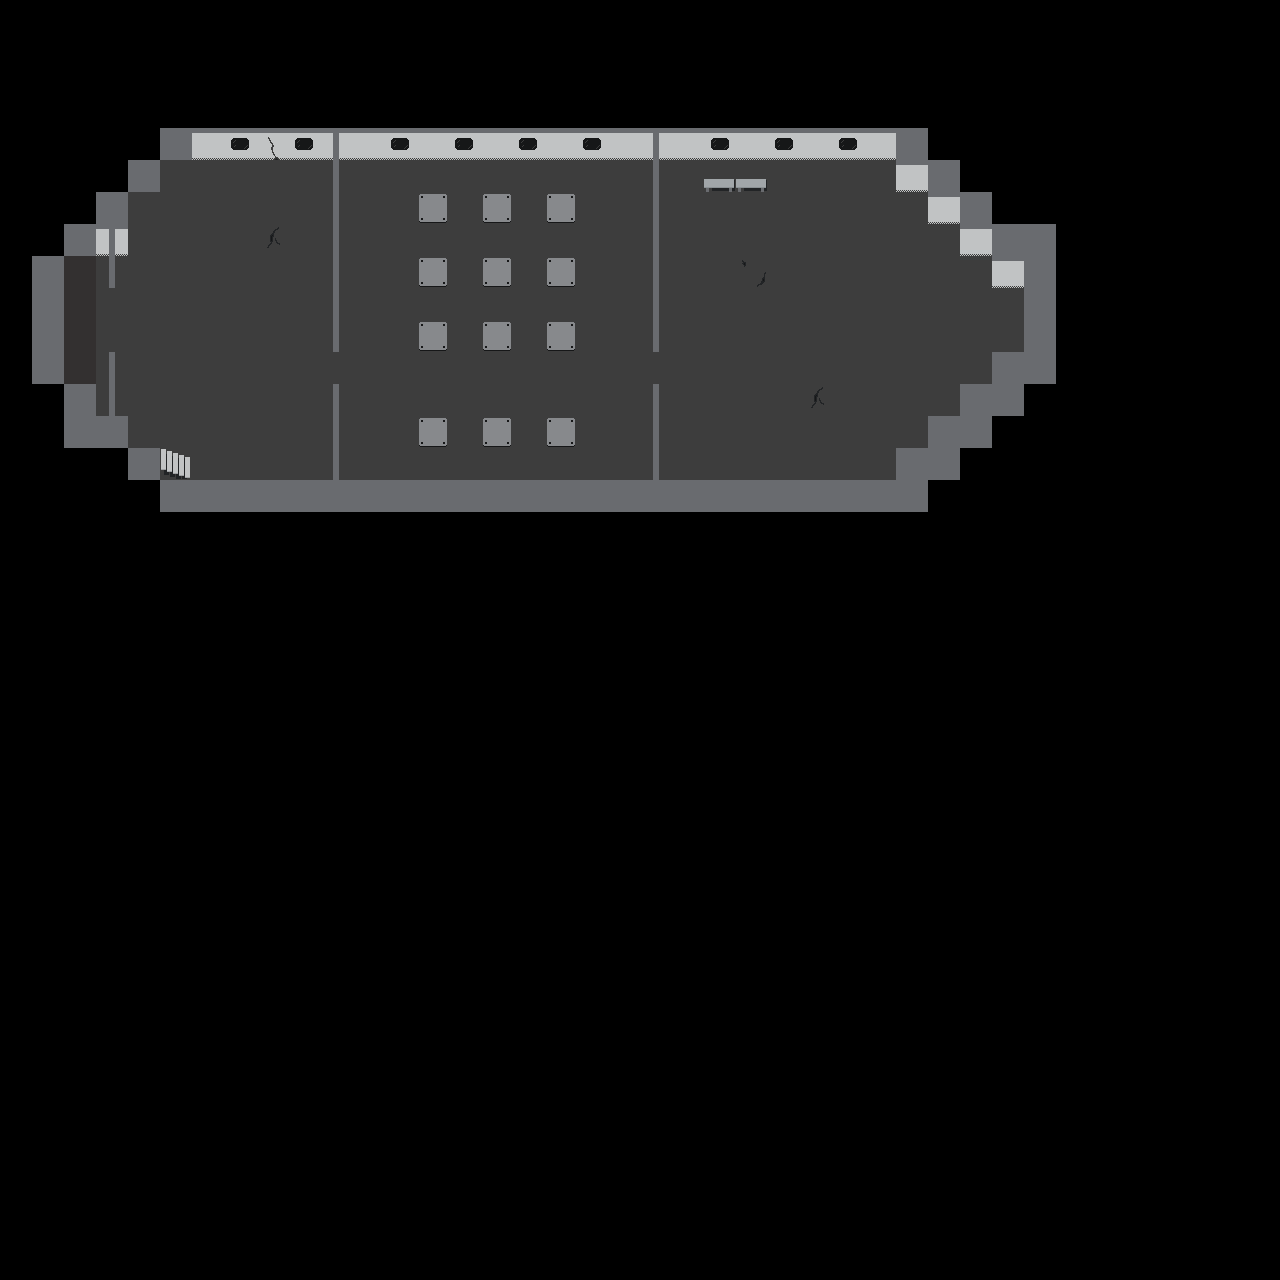

This game map was drawn from its Tiled (.tmx) file and the tilesets committed beside it. A one-line description and the trimmed map source follow:
An orthogonal 40x40 tile map with 32x32 px tiles, 2 tile layers (BOT_1, BOT_2), 4 hidden layers not drawn, 2 tilesets and 31 objects (console_bot, exit_bot, stairs_bot, exit_bot_2, console_mid, ...).

<map version="1.0" orientation="orthogonal" renderorder="right-down" width="40" height="40" tilewidth="32" tileheight="32" nextobjectid="23">
 <tileset firstgid="1" name="tileset" tilewidth="32" tileheight="32" tilecount="240" columns="20">
  <image source="Tilesets/tileset.png" width="640" height="400" />
  <tile id="0">
   <objectgroup draworder="index">
    <object id="1" x="0" y="0" width="32" height="32" />
   </objectgroup>
  </tile>
  <tile id="1">
   <objectgroup draworder="index">
    <object id="4" x="0" y="0" width="32" height="32" />
   </objectgroup>
  </tile>
  <tile id="20">
   <objectgroup draworder="index">
    <object id="1" x="13" y="0" width="7" height="32" />
   </objectgroup>
  </tile>
  <tile id="22">
   <objectgroup draworder="index">
    <object id="1" x="0" y="0" width="32" height="32" />
   </objectgroup>
  </tile>
  <tile id="25">
   <objectgroup draworder="index">
    <object id="1" x="0" y="0" width="32" height="32" />
   </objectgroup>
  </tile>
  <tile id="40">
   <objectgroup draworder="index">
    <object id="1" x="0" y="0" width="32" height="32" />
   </objectgroup>
  </tile>
  <tile id="42">
   <objectgroup draworder="index">
    <object id="1" x="0" y="0" width="32" height="32" />
   </objectgroup>
  </tile>
  <tile id="45">
   <objectgroup draworder="index">
    <object id="1" x="0" y="0" width="32" height="32" />
   </objectgroup>
  </tile>
  <tile id="80">
   <objectgroup draworder="index">
    <object id="1" x="0.363636" y="19.2727" width="29.6364" height="8.54545" />
   </objectgroup>
  </tile>
  <tile id="81">
   <objectgroup draworder="index">
    <object id="1" x="0.909091" y="18.9091" width="30" height="9.45455" />
   </objectgroup>
  </tile>
 </tileset>
 <tileset firstgid="241" name="animations" tilewidth="32" tileheight="32" tilecount="80" columns="10">
  <image source="Tilesets/animations.png" width="320" height="256" />
  <tile id="0">
   <objectgroup draworder="index">
    <object id="1" x="8.36364" y="0" width="18.7273" height="32" />
   </objectgroup>
  </tile>
  <tile id="1">
   <objectgroup draworder="index">
    <object id="1" x="9.63636" y="3.27273" width="14.9091" height="28.9091" />
   </objectgroup>
  </tile>
  <tile id="2">
   <objectgroup draworder="index">
    <object id="1" x="9.81818" y="3.27273" width="14.7273" height="28.7273" />
   </objectgroup>
  </tile>
  <tile id="3">
   <objectgroup draworder="index">
    <object id="1" x="8.18182" y="2.36364" width="15.8182" height="29.4545" />
   </objectgroup>
  </tile>
  <tile id="4">
   <objectgroup draworder="index">
    <object id="1" x="8.36364" y="4" width="15.0909" height="28.5455" />
   </objectgroup>
  </tile>
  <tile id="5">
   <objectgroup draworder="index">
    <object id="1" x="9.81818" y="4.36364" width="14.3636" height="27.4545" />
   </objectgroup>
  </tile>
  <tile id="6">
   <objectgroup draworder="index">
    <object id="1" x="10" y="4.36364" width="16.3636" height="27.0909" />
   </objectgroup>
  </tile>
  <tile id="7">
   <objectgroup draworder="index">
    <object id="1" x="10.5455" y="6" width="14.5455" height="26.1818" />
   </objectgroup>
  </tile>
  <tile id="8">
   <objectgroup draworder="index">
    <object id="1" x="8.90909" y="2.90909" width="18.1818" height="28.5455" />
   </objectgroup>
  </tile>
  <tile id="9">
   <objectgroup draworder="index">
    <object id="1" x="7.81818" y="4.72727" width="17.4545" height="27.0909" />
   </objectgroup>
  </tile>
 </tileset>
 <layer name="BOT_1" width="40" height="40">
  <properties>
   <property name="level_layer" type="int" value="0" />
  </properties>
  <data>[1600 cells, 345 non-empty, 6 distinct tile ids]</data>
 </layer>
 <layer name="BOT_2" width="40" height="40">
  <properties>
   <property name="level_layer" type="int" value="0" />
  </properties>
  <data>[1600 cells, 33 non-empty, 9 distinct tile ids]</data>
 </layer>
 <objectgroup name="BOT_O">
  <object id="11" name="console_bot" gid="82" x="672" y="189" width="32" height="32">
   <properties>
    <property name="action" value="destroy:exit_bot|exit_bot_2" />
   </properties>
  </object>
  <object id="12" name="exit_bot" gid="21" x="96.0568" y="352.094" width="32" height="32" />
  <object id="17" name="stairs_bot" gid="5" x="160" y="479.333" width="32" height="32">
   <properties>
    <property name="switch_layer" type="int" value="1" />
   </properties>
  </object>
  <object id="22" name="exit_bot_2" gid="21" x="96" y="320.151" width="32" height="32" />
 </objectgroup>
 <layer name="MID_1" width="40" height="40" visible="0">
  <properties>
   <property name="level_layer" type="int" value="1" />
  </properties>
  <data>[1600 cells, 344 non-empty, 5 distinct tile ids]</data>
 </layer>
 <layer name="MID_2" width="40" height="40" visible="0">
  <properties>
   <property name="level_layer" type="int" value="1" />
  </properties>
  <data>[1600 cells, 61 non-empty, 10 distinct tile ids]</data>
 </layer>
 <objectgroup name="MID_O" visible="0">
  <properties>
   <property name="level_layer" type="int" value="1" />
  </properties>
  <object id="3" name="console_mid" gid="82" x="888" y="331" width="32" height="32">
   <properties>
    <property name="trigger_vote" value="disable_pipe_system|Shut off pipe system?" />
   </properties>
  </object>
  <object id="15" name="stairs_mid_up" gid="5" x="159.333" y="320" width="32" height="32">
   <properties>
    <property name="switch_layer" type="int" value="2" />
   </properties>
  </object>
  <object id="16" name="stairs_mid_down" gid="4" x="160" y="479.333" width="32" height="32">
   <properties>
    <property name="switch_layer" type="int" value="0" />
   </properties>
  </object>
 </objectgroup>
 <layer name="TOP_1" width="40" height="40" visible="0">
  <properties>
   <property name="level_layer" type="int" value="2" />
  </properties>
  <data>[1600 cells, 80 non-empty, 5 distinct tile ids]</data>
 </layer>
 <layer name="TOP_2" width="40" height="40" visible="0">
  <properties>
   <property name="level_layer" type="int" value="2" />
  </properties>
  <data>[1600 cells, 5 non-empty, 4 distinct tile ids]</data>
 </layer>
 <objectgroup name="TOP_O" visible="0">
  <properties>
   <property name="level_layer" type="int" value="2" />
  </properties>
  <object id="4" name="button_top" gid="65" x="478" y="294" width="32" height="32">
   <properties>
    <property name="turn_off" value="fire1|fire2" />
   </properties>
  </object>
  <object id="13" name="stairs_top" gid="4" x="160" y="320" width="32" height="32">
   <properties>
    <property name="switch_layer" type="int" value="1" />
   </properties>
  </object>
  <object id="19" name="fire1" gid="26" x="384" y="352.25" width="32" height="32">
   <properties>
    <property name="animation" value="fire" />
   </properties>
  </object>
  <object id="21" name="fire2" gid="26" x="384" y="320" width="32" height="32">
   <properties>
    <property name="animation" value="fire" />
   </properties>
  </object>
 </objectgroup>
</map>
